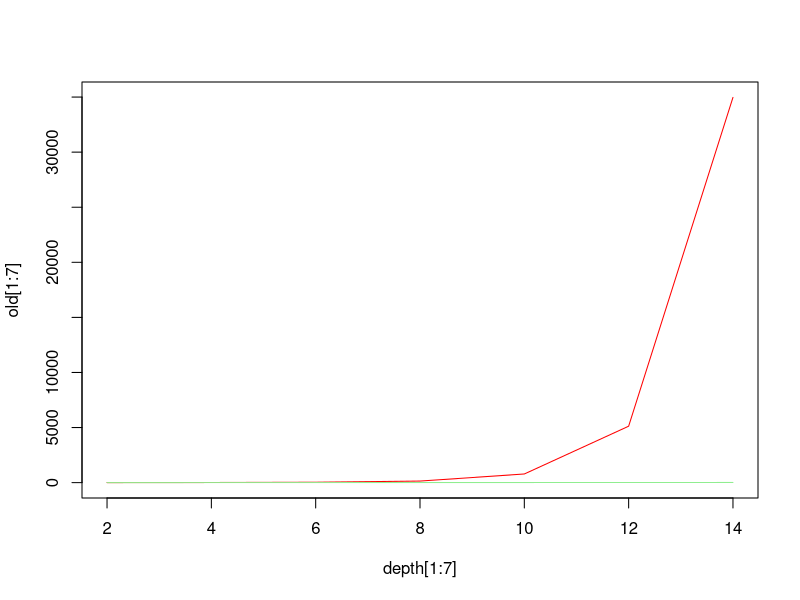

This chart was generated by the following R code:
## ---- chunk 1
knitr::opts_chunk$set(echo = TRUE)
## ---- chunk 2
depth = c(2, 4, 6, 8, 10, 12, 14)
old = c(3.259, 10.961, 34.951, 142.662, 785.894, 5123.177, 34969.845)
new = c(2.849, 4.887, 6.516, 8.542, 10.164, 12.178, 13.020)
## ---- chunk 3
plot = plot(depth[1:7], old[1:7], type= "l", col = "red")
lines(depth[1:7], new[1:7], type = "l", col = "lightgreen")
